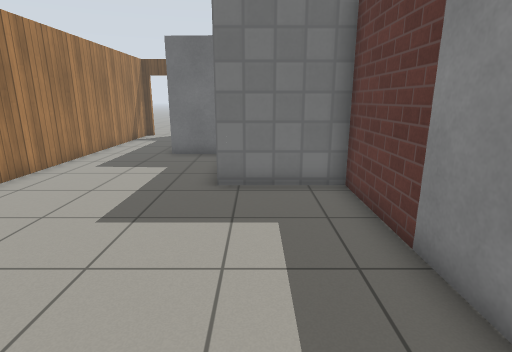
view 1 (above)

12 first-person views from a walk through a robot-simulator world made for Gazebo. The camera is 1.2 m above the floor, tilts 14° down and sees 80° across. The floor is counted in squares, 0.5 m on a side. Each view is taken from the middle of a square. On the plan, view 1 faces up. The plan holds only what a view shows up to about 18 squares ahead; the rest is blank. Gazebo's built-in surfaces are drawn with simple patterns.

view 2
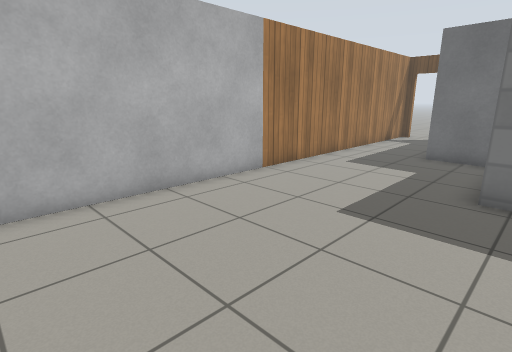

view 3
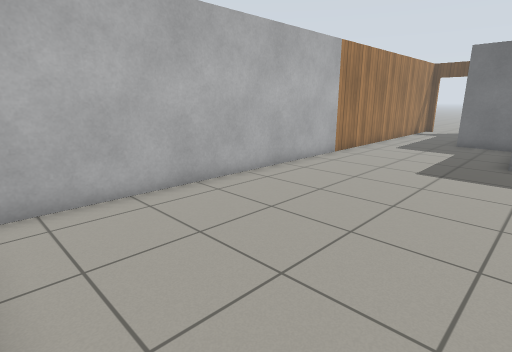

view 4
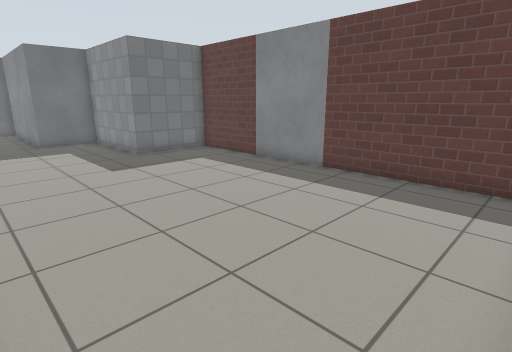

view 5
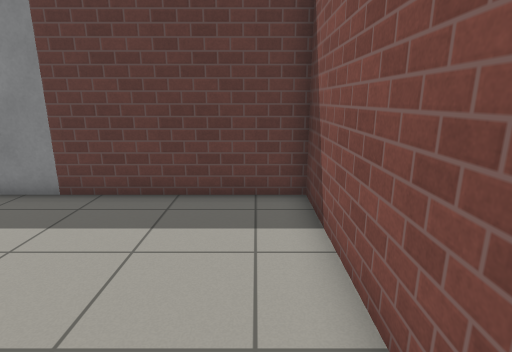

view 6
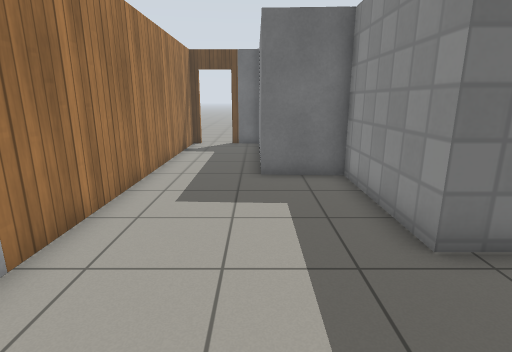

view 7
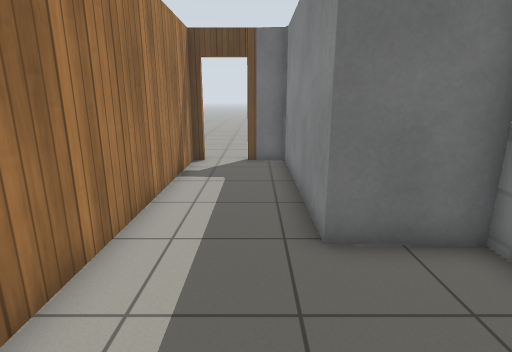

view 8
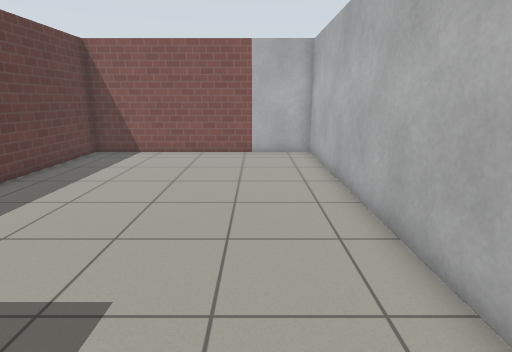

view 9
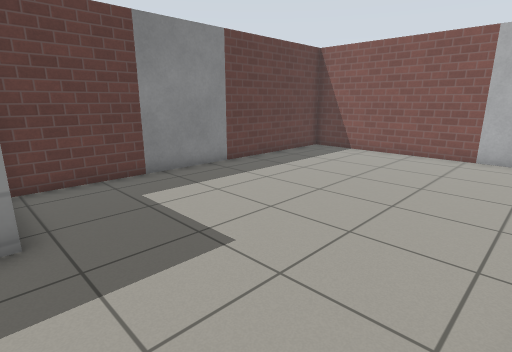

view 10
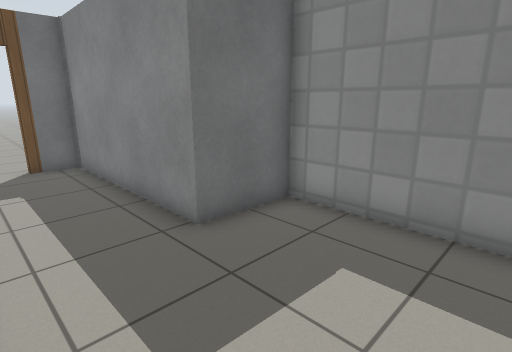

view 11
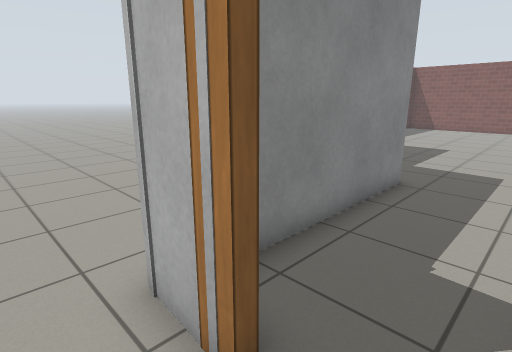

view 12
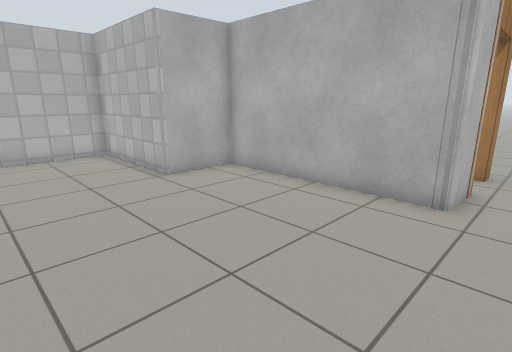

### Floor plan
Points are (right, up) in squares from view 1. A wall is a line through its corners. A room is listed if a view was taken in it or the views show most of it. See-through windows are left out.
Room 1 (views 1, 2, 3, 4, 5, 6, 7, 8, 9, 10)
walls: (-7, 21.4) (-7.5, 21.5) (-7.5, -5.3) (2.6, -5.3) (2.6, 8.5) (-1.1, 8.5) (-1.1, 13.7) (-3.8, 13.8) (-3.8, 21.2) (-5.4, 21.3)
ways out: open door at (-6.3, 21.3) to room 2
Room 2 (views 11, 12)
walls: (-3.8, 21.6) (-3.5, 21.5) (-3.5, 14.1) (-0.8, 14) (-0.8, 8.8) (2.9, 8.8); (-5.4, 21.6) (-3.5, 21.5); (-7.9, 21.8) (-7, 21.7)
ways out: open door at (-6.3, 21.3) to room 1

Where each view was taken, in squares from view 1:
view 1: 0 up, 0 right, facing up
view 2: 0 up, 0 right, facing up-left
view 3: 5 down, 0 right, facing up-left
view 4: 5 down, 7 left, facing up-right
view 5: 4 down, 5 left, facing right
view 6: 4 up, 4 left, facing up
view 7: 9 up, 5 left, facing up
view 8: 9 up, 5 left, facing down
view 9: 9 up, 7 left, facing down-right
view 10: 9 up, 7 left, facing up-right
view 11: 23 up, 7 left, facing down-right
view 12: 23 up, 4 right, facing down-left
